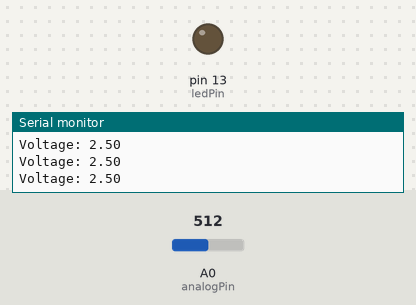
The sketch below on a simulated Arduino Uno, built with avr-gcc and run on an emulated ATmega328P. Parts: output pins drawn as LEDs (lit = HIGH), the last lines printed to the serial monitor. The inputs (shaded band) are chosen by the test bench; at power-on: A0 (analogPin) = 512.

Above: at 1.2 s.
1.3 s: A0 (analogPin) set to 596
2.8 s: A0 (analogPin) set to 629
At 3.6 s:
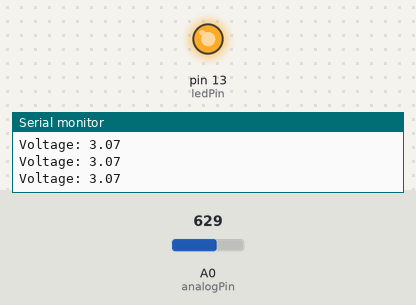
4.3 s: A0 (analogPin) set to 511
At 5.1 s:
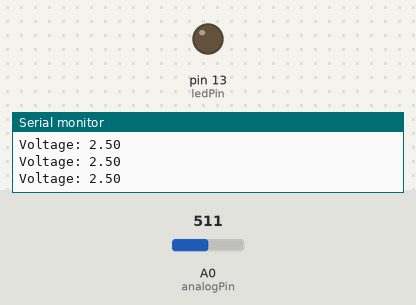
5.8 s: A0 (analogPin) set to 716
At 6.5 s:
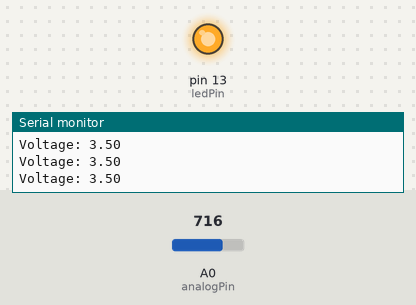
Timing chart, 0 to 8.3 s (numbered marks = the images above; inputs shaded):
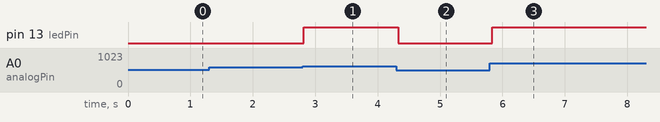

Measured:
- the behaviour switches between 613 and 614 on A0 (analogPin) (found by bisection; images 0 and 1)
- after the input at 2.8 s, pin 13 (ledPin): LOW → HIGH at once
- after the input at 4.3 s, pin 13 (ledPin): HIGH → LOW at once
- after the input at 5.8 s, pin 13 (ledPin): LOW → HIGH at once

The sketch:

PIR-1-blink.ino
```cpp
// Define the analog input pin and the LED pin
const int analogPin = A0;
const int ledPin = 13;

// Voltage threshold for turning the LED on (3V in this case)
const float thresholdVoltage = 3.0;

void setup() {
  // Initialize the LED pin as an output
  pinMode(ledPin, OUTPUT);

  // Start the serial communication (optional, for debugging)
  Serial.begin(9600);
}

void loop() {
  // Read the analog value from pin A0 (0-1023)
  int analogValue = analogRead(analogPin);

  // Convert the analog value to voltage
  float voltage = (analogValue / 1023.0) * 5.0;

  // Print the voltage to the serial monitor (optional, for debugging)
  Serial.print("Voltage: ");
  Serial.println(voltage);

  // Check if the voltage is greater than the threshold
  if (voltage > thresholdVoltage) {
    digitalWrite(ledPin, HIGH); // Turn on the LED
  } else {
    digitalWrite(ledPin, LOW);  // Turn off the LED
  }

  // Add a small delay to stabilize the readings
  delay(100);
}
```
